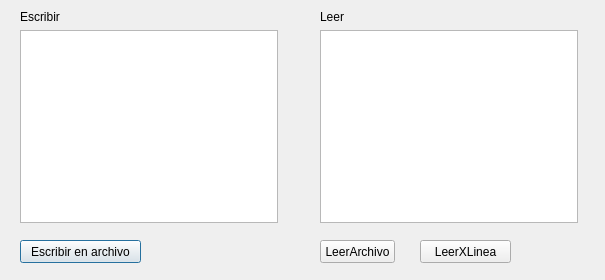
<?xml version="1.0" encoding="UTF-8"?>
<ui version="4.0">
 <class>Dialog</class>
 <widget class="QDialog" name="Dialog">
  <property name="geometry">
   <rect>
    <x>0</x>
    <y>0</y>
    <width>605</width>
    <height>280</height>
   </rect>
  </property>
  <property name="sizePolicy">
   <sizepolicy hsizetype="Preferred" vsizetype="Preferred">
    <horstretch>0</horstretch>
    <verstretch>0</verstretch>
   </sizepolicy>
  </property>
  <property name="windowTitle">
   <string>Gestor de archivos MyPime</string>
  </property>
  <widget class="QPushButton" name="BtnCrear">
   <property name="geometry">
    <rect>
     <x>20</x>
     <y>240</y>
     <width>121</width>
     <height>23</height>
    </rect>
   </property>
   <property name="text">
    <string>Escribir en archivo</string>
   </property>
  </widget>
  <widget class="QWidget" name="layoutWidget">
   <property name="geometry">
    <rect>
     <x>320</x>
     <y>10</y>
     <width>258</width>
     <height>213</height>
    </rect>
   </property>
   <layout class="QVBoxLayout" name="verticalLayout_2">
    <item>
     <widget class="QLabel" name="label_2">
      <property name="text">
       <string>Leer</string>
      </property>
     </widget>
    </item>
    <item>
     <widget class="QPlainTextEdit" name="TxtLeer"/>
    </item>
   </layout>
  </widget>
  <widget class="QPushButton" name="BtnLeer">
   <property name="geometry">
    <rect>
     <x>320</x>
     <y>240</y>
     <width>75</width>
     <height>23</height>
    </rect>
   </property>
   <property name="text">
    <string>LeerArchivo</string>
   </property>
  </widget>
  <widget class="QWidget" name="layoutWidget">
   <property name="geometry">
    <rect>
     <x>20</x>
     <y>10</y>
     <width>258</width>
     <height>213</height>
    </rect>
   </property>
   <layout class="QVBoxLayout" name="verticalLayout">
    <item>
     <widget class="QLabel" name="label">
      <property name="text">
       <string>Escribir</string>
      </property>
     </widget>
    </item>
    <item>
     <widget class="QPlainTextEdit" name="TxtEscribir"/>
    </item>
   </layout>
  </widget>
  <widget class="QPushButton" name="BtnLeerXLinea">
   <property name="geometry">
    <rect>
     <x>420</x>
     <y>240</y>
     <width>91</width>
     <height>23</height>
    </rect>
   </property>
   <property name="text">
    <string>LeerXLinea</string>
   </property>
  </widget>
 </widget>
 <tabstops>
  <tabstop>BtnCrear</tabstop>
  <tabstop>TxtEscribir</tabstop>
 </tabstops>
 <resources/>
 <connections/>
</ui>
